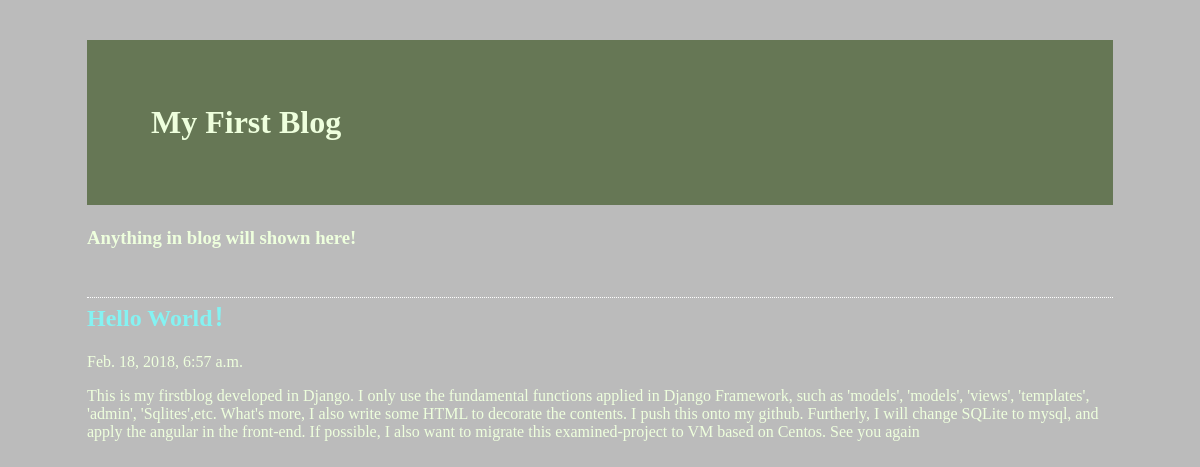
The page /myblog/ on the database its author committed.
### firstblog/models.py (models this page shows)
class BlogPost(models.Model):
    title = models.CharField(max_length = 200)
    body = models.TextField()
    timestamp = models.DateTimeField()

### firstblog/views.py (the view)
# urls.py: path('myblog/',myBlogs),
def myBlogs(request):
    blog_list = BlogPost.objects.all()
    return render_to_response('BlogTemplate.html',{'blog_list':blog_list})

### firstblog/templates/BlogTemplate.html
{% extends "base.html" %}
    {% block content %}
        {% for post in blog_list %}
            <h2>{{ post.title }}</h2>
            <p>{{ post.timestamp }}</p>
            <p>{{ post.body }}</p>
        {% endfor %}
    {% endblock %}

### firstblog/templates/base.html (shortened to what this page needs)
<!DOCTYPE html>
<html lang="zh">
<head>
</head>
<body>
<h1>My First Blog</h1>
<h3>Anything in blog will shown here!</h3>
{% block content %}
{% endblock %}
</body>
</html>

### firstblog/templates/base.html (style rules this page uses)
body { color: #efd; background: #BBBBBB; padding: 12px 5em; margin:7px; }
h1 { padding: 2em; background: #675; }
h2 { color: #85F2F2; border-top: 1px dotted #fff; margin-top:2em; }
p { margin:1em 0; }

### rows shown on the page
BlogPost: title "Hello World！", timestamp "Feb. 18, 2018, 6:57 a.m.", body "This is my firstblog developed in Django. I only use the fundamental functions applied in Django Framework, such as 'models', 'models', 'views', 'templates', 'admin', 'Sqlites',etc. What's more, I also write some HTML to decorate the contents. I push this onto my github. Furtherly, I will change SQLite to mysql, and apply the angular in the front-end. If possible, I also want to migrate this examined-project to VM based on Centos. See you again"
